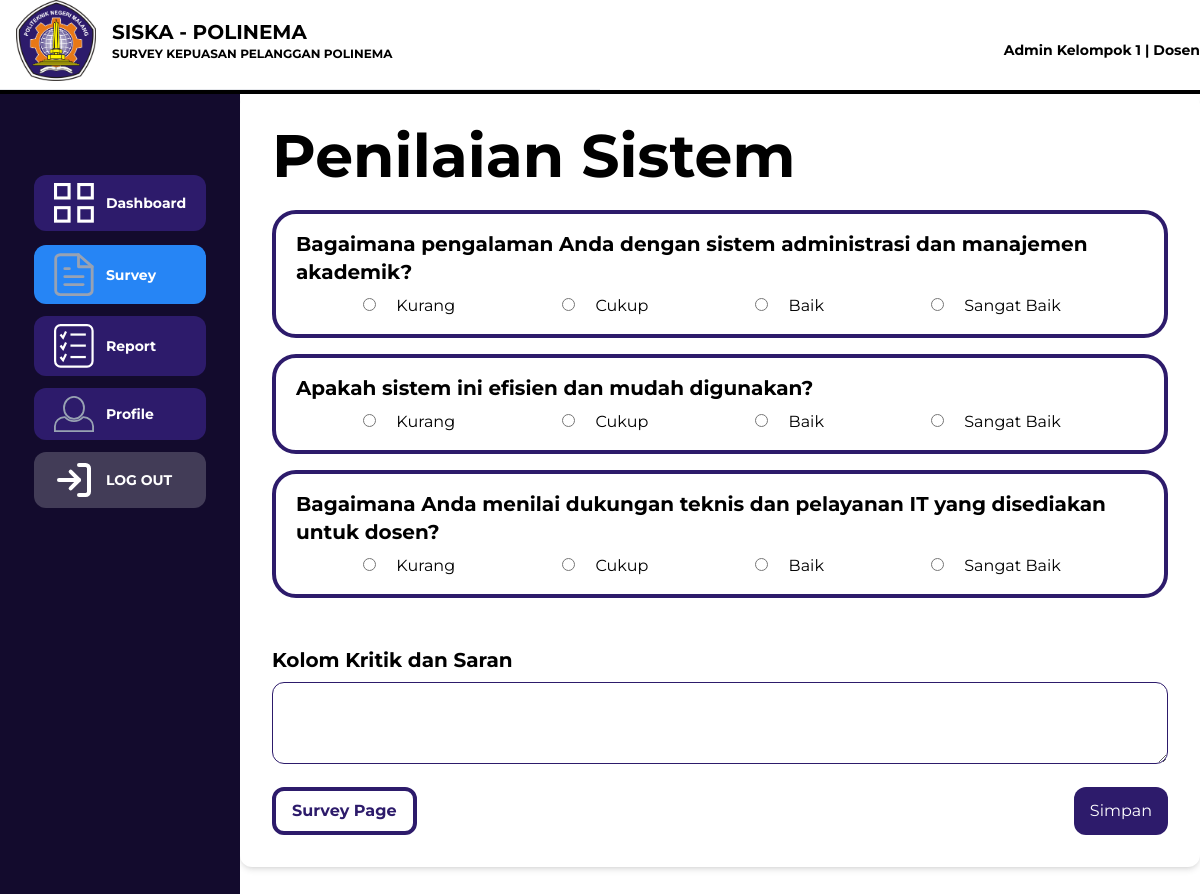
Page /dosen/penilaianSistem_Dosen.php (signed in) on the committed database.
### tables this page shows
CREATE TABLE `m_survey_soal` (
  `id_soal` int(11) NOT NULL,
  `id_survey` int(11) DEFAULT NULL,
  `id_kategori` int(11) DEFAULT NULL,
  `no_urut` int(11) DEFAULT NULL,
  `soal_jenis` enum('pilihan') DEFAULT NULL,
  `soal_nama` varchar(500) DEFAULT NULL
);

### dosen/penilaianSistem_Dosen.php (the view, shortened to what this page needs)
<?php
include 'koneksi.php';
$sql = "SELECT s.id_soal, s.id_survey id_survey, k.kategori_nama, k.id_kategori id_kategori, soal_nama FROM m_survey_soal s LEFT JOIN m_kategori k ON s.id_kategori = k.id_kategori WHERE s.id_kategori = 3 && s.id_survey = 2;";
$result = mysqli_query($connect,$sql);
?>
<!DOCTYPE html>
<html lang="en">
<script src="https://cdn.tailwindcss.com"></script>
<body>
    <div class="grid grid-cols-2">
        <div class="left relative">
            <div class="flex items-center gap-4 mb-2 ps-4">
                <img src="../aset/lambang-polinema1.png" class="w-20" />
                <div>
                    <h1 class="font-bold text-xl">SISKA - POLINEMA</h1>
                    <p class="text-xs font-bold">SURVEY KEPUASAN PELANGGAN POLINEMA</p>
                </div>
            </div>
        </div>
        <div class="text-sm text-end mt-10">
            <h1><b><?= $_SESSION['nama'] ?> | <?= $_SESSION['user_type'] ?></b></h1>
        </div>
        <hr />
    </div>
    <hr class="border-2 border-black" />
    <div class="grid grid-cols-5 h-screen">
        <div class="left bg-[#130B2d] py-20 relative">
            <ul class="grid grid-rows-3 gap-3 text-center text-sm items-center justify-center">
                <li class="px-5 py-2 bg-[#2D1B6B] font-bold text-white rounded-xl">
                    <a class="flex items-center gap-3" href="dashboardDosen.php"><img src="../aset/dashSym.svg" class="w-10" /><span>Dashboard</span></a>
                </li>
                <li class="px-5 py-2 bg-[#2685F5] font-bold text-white rounded-xl">
                    <a class="flex items-center gap-3" href="surveyDosen.php"><img src="../aset/surveySym.svg" class="w-10" /><span>Survey</span></a>
                </li>
                <li class="px-5 py-2 bg-[#2D1B6B] font-bold text-white rounded-xl">
                    <a class="flex items-center gap-3" href="reportDosen.php"><img src="../aset/ReportSym.svg" class="w-10" /><span>Report</span></a>
                </li>
                <li class="px-5 py-2 bg-[#2D1B6B] font-bold text-white rounded-xl">
                    <a class="flex items-center gap-3" href="profileDosen.php"><img src="../aset/profileSym.svg" class="w-10" /><span>Profile</span></a>
                </li>
                <li class="px-5 py-2 bg-[#423C57] font-bold text-white rounded-xl">
                    <a class="flex items-center gap-3" href="../logout.php"><img src="../aset/Logout.svg" class="w-10" /><span>LOG OUT</span></a>
                </li>
            </ul>
        </div>
        <div class="col-span-4">
            <main class="col-span-4">
                <div class="bg-white p-8 rounded-xl shadow-md">
                    <h1 class="text-6xl font-bold mb-6">Penilaian Sistem</h1>
                    <form action="submitProses_Dosen.php" method="post">
                        <div class="grid gap-4 col-span-4">
                            <?php
                            if ($result->num_rows > 0) {
                                while ($row = $result->fetch_assoc()) {
                            ?>
                                    <div class="border rounded-3xl px-5 py-4 border-[#2D1B6B] border-4 w-full">
                                        <h2 class="text-xl font-bold mb-2"><?= $row['soal_nama'] ?></h2>
                                        <div class="flex justify-evenly gap-6 w-full">
                                            <div>
                                                <input type="radio" id="<?= $row['id_kategori'] . '1' ?>" name="<?= $row['id_soal'] ?>" value="kurang" />
                                                <label for="<?= $row['id_kategori'] . '1' ?>" class=" text-black py-2 px-4 rounded-xl">Kurang</label>
                                            </div>
                                            <div>
                                                <input type="radio" id="<?= $row['id_kategori'] . '2' ?>" name="<?= $row['id_soal'] ?>" value="cukup" />
                                                <label for="<?= $row['id_kategori'] . '2' ?>" class=" text-black py-2 px-4 rounded-xl">Cukup</label>
                                            </div>
                                            <div>
                                                <input type="radio" id="<?= $row['id_kategori'] . '3' ?>" name="<?= $row['id_soal'] ?>" value="baik" />
                                                <label for="<?= $row['id_kategori'] . '3' ?>" class=" text-black py-2 px-4 rounded-xl">Baik</label>
                                            </div>
                                            <div>
                                                <input type="radio" id="<?= $row['id_kategori'] . '4' ?>" name="<?= $row['id_soal'] ?>" value="sangat baik" />
                                                <label for="<?= $row['id_kategori'] . '4' ?>" class=" text-black py-2 px-4 rounded-xl">Sangat Baik</label>
                                            </div>
                                        </div>
                                    </div>
                            <?php
                                }
                            } else {
                                echo "0 results";
                            }
                            ?>
                            <div class="mt-8">
                                <h2 class="text-xl font-bold mb-2">Kolom Kritik dan Saran</h2>
                                <textarea class="w-full p-4 rounded-xl border border-[#2D1B6B]" name="saran"></textarea>
                            </div>
                            <div>
                                <div class="flex justify-between w-full">
                                    <button class="bg-white text-[#2D1B6B] border-[#2D1B6B] py-2 px-4 rounded-xl border-[#2D1B6B] border-4" type="back"><a href="surveyDosen.php"><b>Survey Page</b></a></button>
                                    <button class="end-content bg-[#2D1B6B] text-white py-2 px-4 rounded-xl" type="submit">Simpan</button>
                                </div>
                            </div>
                    </form>
                </div>
            </main>
        </div>
    </div>
</body>
</html>

### dosen/penilaianSistem_Dosen.php (style rules this page uses)
body { font-family: "Montserrat"; font-style: normal; font-weight: 400; }

### rows in the picture
m_survey_soal: soal_nama "Bagaimana pengalaman Anda dengan sistem administrasi dan manajemen akademik?"
m_survey_soal: soal_nama "Apakah sistem ini efisien dan mudah digunakan?"
m_survey_soal: soal_nama "Bagaimana Anda menilai dukungan teknis dan pelayanan IT yang disediakan untuk dosen?"

### other values in the picture
$_SESSION['nama'] "Admin Kelompok 1"
$_SESSION['user_type'] "Dosen"
